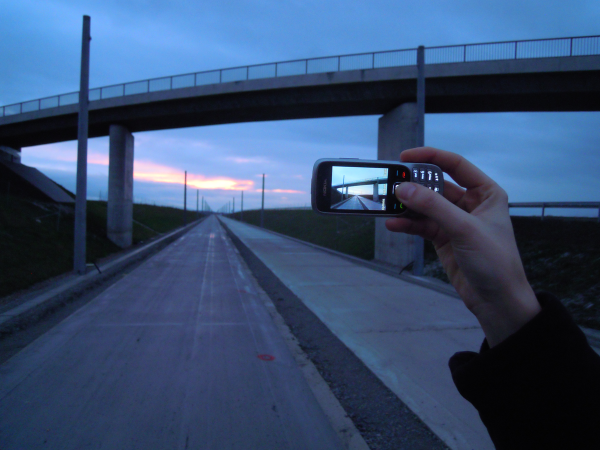
#> input picture preprocess/input/1.png, 1200 x 900 px (shown at 1/2 size); its folder holds only this picture in this run
$ python construct.py
#> lines starting #> are read from the running program, lines starting #| are printed output that depends on the picture
import cv2
import os
import numpy as np
from loguru import logger

CAPTCHA_WIDTH = 520
CAPTCHA_HEIGHT = 320

for root, dirs, files in os.walk('input'):
    for file in files:
        image_path = os.path.join(root, file)
        logger.debug(f'image path {image_path}')
        image = cv2.imread(image_path, cv2.IMREAD_UNCHANGED)
#> image is the input picture: shape (900, 1200, 4); mean B, G, R, A 113.1, 78.5, 56.2, 255
        image_height, image_width, image_dim = image.shape
#> image_height = 900; image_width = 1200; image_dim = 4

        if image_dim == 3:
            b_channel, g_channel, r_channel = cv2.split(image)
            alpha_channel = np.ones(b_channel.shape, dtype=b_channel.dtype) * 255
            image = cv2.merge((b_channel, g_channel, r_channel, alpha_channel))

        if image_width / image_height > CAPTCHA_WIDTH / CAPTCHA_HEIGHT:
            image = cv2.resize(image, (int(CAPTCHA_HEIGHT * image_width / image_height), CAPTCHA_HEIGHT))
            image_height, image_width, _ = image.shape
            image = image[:, int(image_width / 2 - CAPTCHA_WIDTH / 2): int(image_width / 2 + CAPTCHA_WIDTH / 2)]
        else:
            image = cv2.resize(image, (CAPTCHA_WIDTH, int(CAPTCHA_WIDTH * image_height / image_width)))
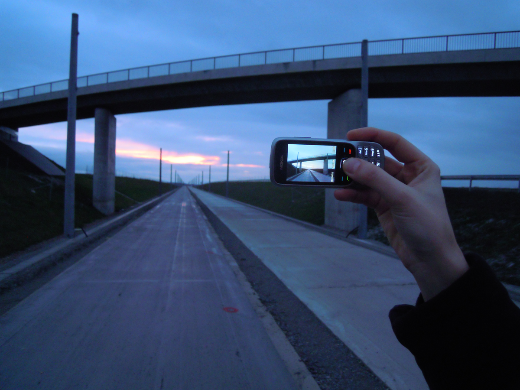
#> image: shape (390, 520, 4); mean B, G, R, A 113, 78.4, 56, 255
            image_height, image_width, _ = image.shape
#> image_height = 390; image_width = 520
            image = image[int(image_height / 2 - CAPTCHA_HEIGHT / 2): int(image_height / 2 + CAPTCHA_HEIGHT / 2), :]
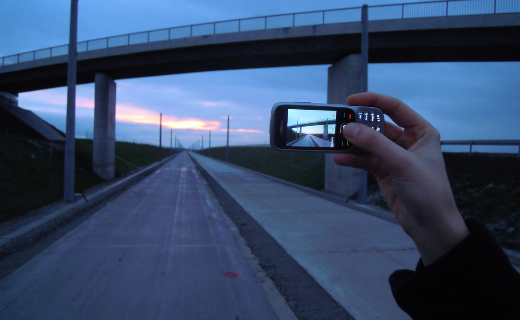
#> image: shape (320, 520, 4); mean B, G, R, A 105.8, 74, 54.9, 255

        cv2.imwrite(f'output/{file}', image)
        logger.debug(f'finish output/{file}')

$ run again, on preprocess/input/14.png
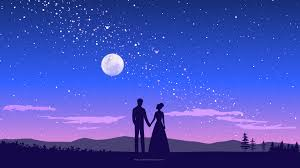
#> input picture preprocess/input/14.png, 300 x 168 px
#> image is the input picture: shape (168, 300, 3); mean B, G, R 186.2, 79.8, 71.8
#> `b_channel, g_channel, r_channel = cv2.split(image)`:
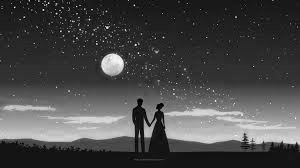
#> r_channel: shape (168, 300); min 0, max 250, mean 71.8
#> `image = image[:, int(image_width / 2 - CAPTCHA_WIDTH / 2): int(image_w..`:
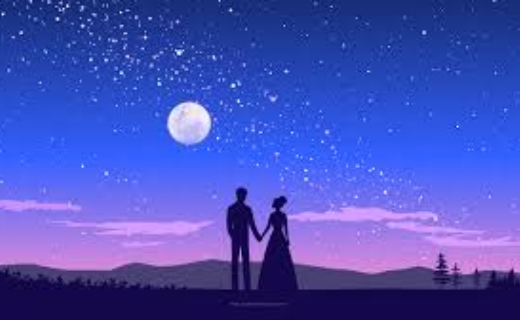
#> image: shape (320, 520, 4); mean B, G, R, A 185.9, 79.8, 71.8, 255

$ run again, on preprocess/input/15.png
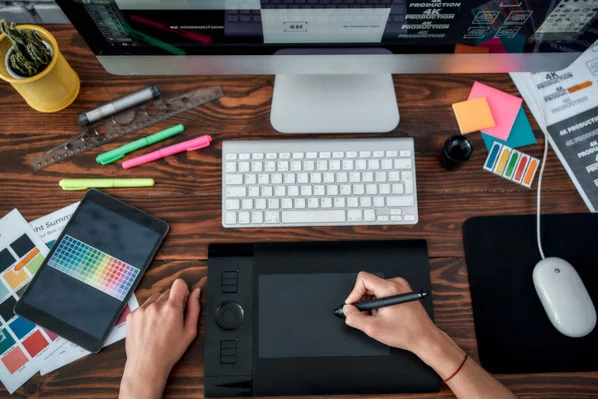
#> input picture preprocess/input/15.png, 598 x 399 px
#> image is the input picture: shape (399, 598, 3); mean B, G, R 83, 85.8, 94.1
#> `b_channel, g_channel, r_channel = cv2.split(image)`:
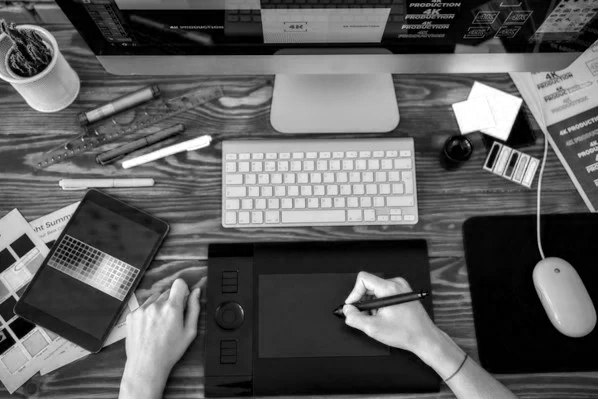
#> r_channel: shape (399, 598); min 0, max 255, mean 94.1
#> `image = image[int(image_height / 2 - CAPTCHA_HEIGHT / 2): int(image_he..`:
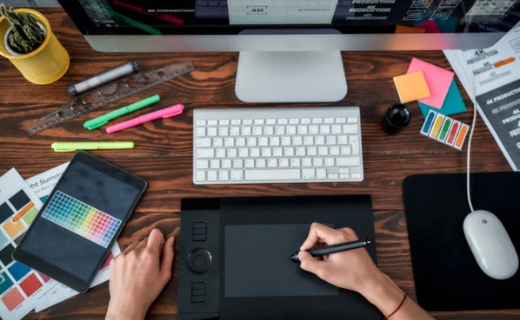
#> image: shape (320, 520, 4); mean B, G, R, A 84.8, 87.7, 96.1, 255

$ run again, on preprocess/input/16.png
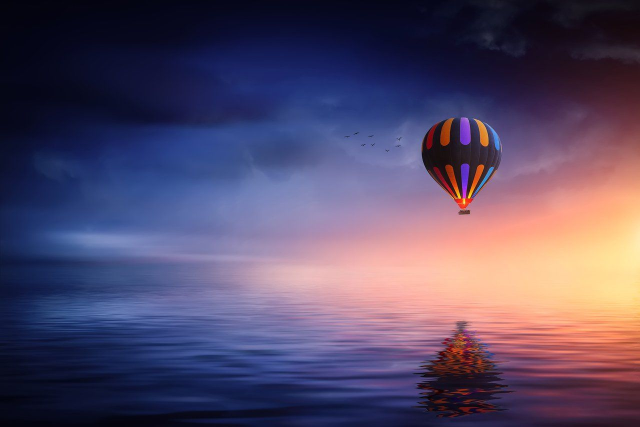
#> input picture preprocess/input/16.png, 1280 x 854 px (shown at 1/2 size)
#> image is the input picture: shape (854, 1280, 3); mean B, G, R 102.7, 74, 86.6
#> `b_channel, g_channel, r_channel = cv2.split(image)`:
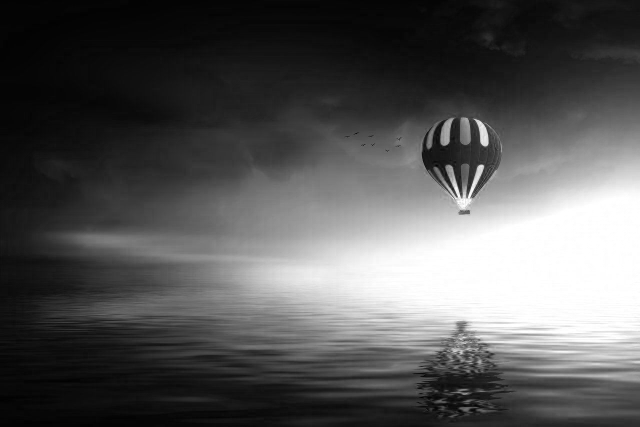
#> r_channel: shape (854, 1280) (shown at 1/2 size); min 0, max 255, mean 86.6
#> `image = image[int(image_height / 2 - CAPTCHA_HEIGHT / 2): int(image_he..`:
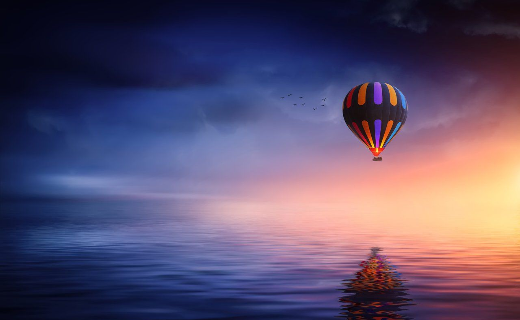
#> image: shape (320, 520, 4); mean B, G, R, A 107.9, 78.7, 92.1, 255

$ run again, on preprocess/input/10.png
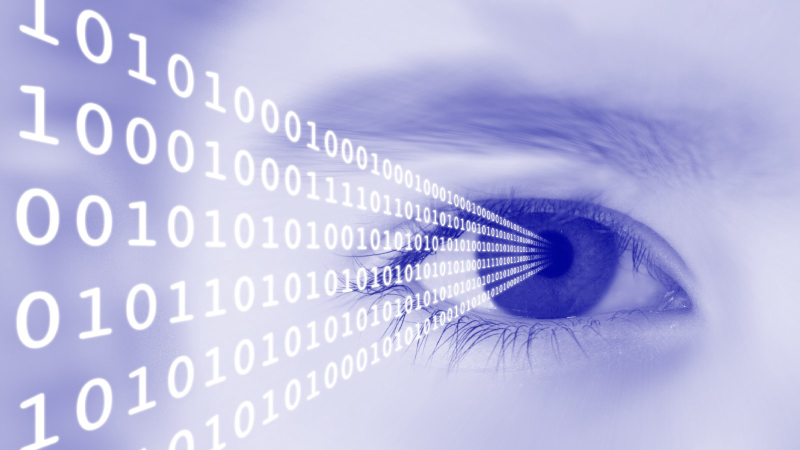
#> input picture preprocess/input/10.png, 1600 x 900 px (shown at 1/2 size)
#> image is the input picture: shape (900, 1600, 3); mean B, G, R 225.6, 186.7, 186.2
#> `b_channel, g_channel, r_channel = cv2.split(image)`:
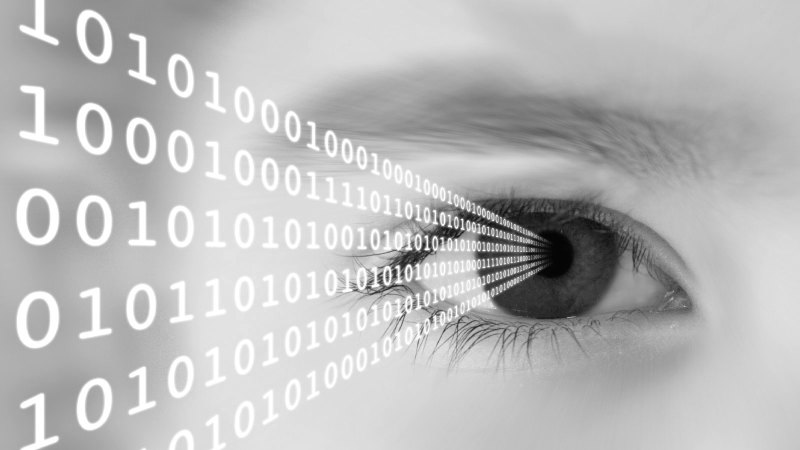
#> g_channel: shape (900, 1600) (shown at 1/2 size); min 0, max 255, mean 186.7
#> `image = image[:, int(image_width / 2 - CAPTCHA_WIDTH / 2): int(image_w..`:
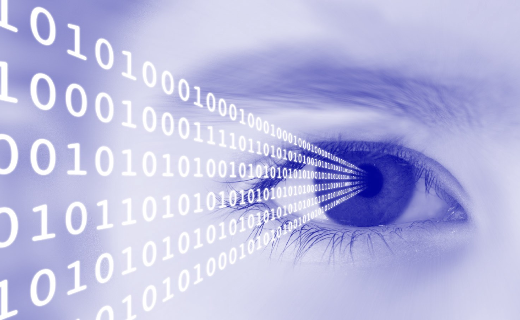
#> image: shape (320, 520, 4); mean B, G, R, A 225.2, 186, 185.5, 255
